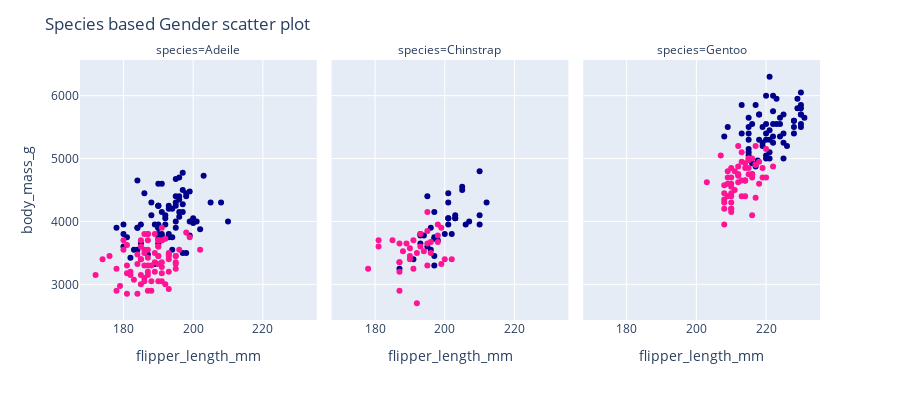

Notebook source saved alongside this figure:
### Code cell
fig = px.scatter(data_frame=dt, x='flipper_length_mm' , y = 'body_mass_g', 
                 facet_col='species', color='sex',
                 color_discrete_map={'Male':'darkblue','Female':'deeppink'}
                 )
fig.update_layout(showlegend = False,height=400,title='Species based Gender scatter plot', 
                  )
fig.show()

### Figure 1 — Plotly figure (JSON) as saved in the notebook; plotly's stock layout.template omitted (floating-point values rounded to 4 significant figures)
{"data": [{"hovertemplate": "sex=Male<br>species=Adeile<br>flipper_length_mm=%{x}<br>body_mass_g=%{y}<extra></extra>", "legendgroup": "Male", "marker": {"color": "darkblue", "symbol": "circle"}, "mode": "markers", "name": "Male", "orientation": "v", "showlegend": true, "type": "scatter", "x": [181, 191.4, 190, 195, 190, 191, 198, 197, 194, 180, 185, 180, 183, 180, 178, 184, 196, 190, 184, 195, 196, 190, 182, 191, 188, 200, 191, 193, 194, 195, 192, 192, 188, 198, 190, 197, 195, 184, 195, 196, 193, 194, 190, 189, 205, 186, 208, 196, 192, 203, 190, 184, 190, 197, 191, 197, 196, 199, 189, 198, 202, 199, 195, 210, 197, 199, 190, 200, 193, 187, 190, 185, 190, 193, 201], "xaxis": "x", "y": [3750.0, 3740.0, 3650, 4675, 4250, 3800, 4400, 4500, 4200, 3600, 3950.0, 3800, 3550, 3950.0, 3900.0, 3900.0, 4150, 3950.0, 4650, 3900.0, 4400, 4600, 3425, 4150, 4300, 4050, 3700.0, 3800, 3750.0, 4400, 4050, 3950.0, 4100, 4450, 3900.0, 4150, 4250, 3900.0, 4000, 4700, 4200, 3550, 3800, 3950.0, 4300, 4450, 4300, 4350, 4100, 4725, 4250, 3550, 3900.0, 4775, 4600, 4275, 4075, 3775, 3325, 3500, 3875, 4000, 4300, 4000, 3500, 4475, 3900.0, 3975.0, 4250, 3475, 3725.0, 3650, 4250, 3750.0, 4000], "yaxis": "y"}, {"hovertemplate": "sex=Male<br>species=Chinstrap<br>flipper_length_mm=%{x}<br>body_mass_g=%{y}<extra></extra>", "legendgroup": "Male", "marker": {"color": "darkblue", "symbol": "circle"}, "mode": "markers", "name": "Male", "orientation": "v", "showlegend": false, "type": "scatter", "x": [196, 193, 197, 197, 198, 194, 201, 201, 197, 195, 191, 193, 197, 200, 205, 201, 203, 195, 210, 205, 210, 196, 201, 212, 187, 201, 203, 197, 203, 202, 206, 207, 193, 210], "xaxis": "x2", "y": [3900.0, 3650, 3725.0, 3750.0, 3700.0, 3775, 4050, 4050, 3300, 4400, 3400, 3800, 4150, 3800, 4550, 4300, 4100, 3600, 4800, 4500, 3950.0, 3550, 4450, 4300, 3250, 3950.0, 4050, 3450, 4050, 3800, 3950.0, 4000, 3775, 4100], "yaxis": "y2"}, {"hovertemplate": "sex=Male<br>species=Gentoo<br>flipper_length_mm=%{x}<br>body_mass_g=%{y}<extra></extra>", "legendgroup": "Male", "marker": {"color": "darkblue", "symbol": "circle"}, "mode": "markers", "name": "Male", "orientation": "v", "showlegend": false, "type": "scatter", "x": [230, 218, 215, 219, 215, 216, 213, 217, 221, 222, 218, 215, 215, 215, 220, 222, 230, 220, 219, 208, 225, 216, 222, 225, 215, 220, 225, 220, 220, 224, 221, 231, 230, 229, 223, 221, 221, 230, 220, 223, 221, 224, 228, 218, 230, 228, 224, 226, 216, 225, 228, 228, 215, 219, 209, 229, 230, 230, 217, 222, 217.6, 222, 213], "xaxis": "x3", "y": [5700, 5700, 5400, 5200, 5150, 5550, 5850, 5850, 6300, 5350, 5700, 5050, 5100, 5650, 5550, 5250, 6050, 5400, 5250, 5350, 5700, 4750, 5550, 5400, 5300, 5300, 5000, 5050, 5000, 5550, 5300, 5650, 5700, 5800, 5550, 5000, 5100, 5800, 6000, 5950, 5450, 5350, 5600, 5300, 5550, 5400, 5650, 5200, 4925, 5250, 5600, 5500, 5500, 5500, 5500, 5950, 5500, 5850, 4875, 6000, 4970, 5750, 5400], "yaxis": "y3"}, {"hovertemplate": "sex=Female<br>species=Adeile<br>flipper_length_mm=%{x}<br>body_mass_g=%{y}<extra></extra>", "legendgroup": "Female", "marker": {"color": "deeppink", "symbol": "circle"}, "mode": "markers", "name": "Female", "orientation": "v", "showlegend": true, "type": "scatter", "x": [186, 195, 193, 181, 193, 186, 180, 182, 185, 195, 184, 174, 189, 187, 187, 172, 178, 188, 195, 180, 181, 182, 186, 185, 179, 190, 186, 190, 187, 186, 181, 185, 185, 184, 195, 190, 190, 196, 190, 191, 187, 189, 187, 191, 189, 190, 202, 185, 187, 190, 178, 192, 183, 193, 199, 181, 198, 193, 191, 188, 189, 187, 176, 186, 191, 191, 190, 193, 187, 191, 185, 193, 188, 192, 184, 195, 187], "xaxis": "x", "y": [3800, 3250, 3450, 3625, 3475, 3300, 3700.0, 3200, 3700.0, 3450, 3325, 3400, 3800, 3800, 3200, 3150, 3250, 3300, 3325, 3550, 3300, 3150, 3100, 3000, 2975, 3450, 3500, 3450, 2900, 3550, 2850, 3150, 3600, 2850, 3350, 3050, 3600, 3550, 3700.0, 3700.0, 3550, 3200, 3800, 3350, 3500, 3600, 3550, 3400, 3300, 3700.0, 2900, 3725.0, 3075, 2925, 3750.0, 3175, 3825, 3200, 3900.0, 2900, 3350, 3150, 3450, 3050, 3275, 3050, 3325, 3500, 3425, 3175, 3400, 3400, 3050, 3000, 3475, 3450, 3700.0], "yaxis": "y"}, {"hovertemplate": "sex=Female<br>species=Chinstrap<br>flipper_length_mm=%{x}<br>body_mass_g=%{y}<extra></extra>", "legendgroup": "Female", "marker": {"color": "deeppink", "symbol": "circle"}, "mode": "markers", "name": "Female", "orientation": "v", "showlegend": false, "type": "scatter", "x": [192, 188, 198, 178, 195, 193, 185, 190, 181, 190, 181, 187, 195, 200, 191, 187, 187, 199, 195, 192, 187, 196, 196, 190, 198, 199, 193, 187, 191, 194, 189, 195, 202, 198], "xaxis": "x2", "y": [3500, 3525, 3950.0, 3250, 4150, 3800, 3700.0, 3575, 3700.0, 3450, 3600, 2900, 3300, 3400, 3700.0, 3200, 3350, 3900.0, 3850, 2700, 3650, 3500, 3675.0, 3400, 3675.0, 3325, 3600, 3350, 3250, 3525, 3650, 3650, 3400, 3775], "yaxis": "y2"}, {"hovertemplate": "sex=Female<br>species=Gentoo<br>flipper_length_mm=%{x}<br>body_mass_g=%{y}<extra></extra>", "legendgroup": "Female", "marker": {"color": "deeppink", "symbol": "circle"}, "mode": "markers", "name": "Female", "orientation": "v", "showlegend": false, "type": "scatter", "x": [211, 210, 210, 211, 209, 214, 214, 210, 210, 209, 215, 213, 215, 216, 210, 209, 207, 220, 213, 208, 208, 210, 217, 210, 213, 210, 210, 217, 208, 208, 208, 214, 219, 214, 220, 216, 217, 216, 209, 215, 212, 212, 212, 218, 212, 218, 212, 214, 222, 203, 219, 215, 216, 210, 208, 216, 213, 217, 214, 215, 212], "xaxis": "x3", "y": [4500, 4450, 4550, 4800, 4400, 4650, 4650, 4200, 4150, 4800, 5000, 4400, 5000, 4100, 4600, 4700, 5050, 5150, 4950, 4350, 3950.0, 4300, 4900, 4200, 5100, 4850, 4400, 4900, 4300, 4450, 4200, 4400, 4700, 4650, 4700, 4750, 5200, 4700, 4600, 4750, 4625, 4725, 4750, 4600, 4875, 4950, 4750, 4850, 4875, 4625, 4850, 4975, 4725, 4700, 4575, 5000, 4650, 4375, 4925, 4850, 5200], "yaxis": "y3"}], "layout": {"annotations": [{"font": {}, "showarrow": false, "text": "species=Adeile", "x": 0.16, "xanchor": "center", "xref": "paper", "y": 1, "yanchor": "bottom", "yref": "paper"}, {"font": {}, "showarrow": false, "text": "species=Chinstrap", "x": 0.5, "xanchor": "center", "xref": "paper", "y": 1, "yanchor": "bottom", "yref": "paper"}, {"font": {}, "showarrow": false, "text": "species=Gentoo", "x": 0.84, "xanchor": "center", "xref": "paper", "y": 1, "yanchor": "bottom", "yref": "paper"}], "height": 400, "legend": {"title": {"text": "sex"}, "tracegroupgap": 0}, "margin": {"t": 60}, "showlegend": false, "title": {"text": "Species based Gender scatter plot"}, "xaxis": {"anchor": "y", "domain": [0, 0.32], "title": {"text": "flipper_length_mm"}}, "xaxis2": {"anchor": "y2", "domain": [0.34, 0.66], "matches": "x", "title": {"text": "flipper_length_mm"}}, "xaxis3": {"anchor": "y3", "domain": [0.68, 1.0], "matches": "x", "title": {"text": "flipper_length_mm"}}, "yaxis": {"anchor": "x", "domain": [0, 1], "title": {"text": "body_mass_g"}}, "yaxis2": {"anchor": "x2", "domain": [0, 1], "matches": "y", "showticklabels": false}, "yaxis3": {"anchor": "x3", "domain": [0, 1], "matches": "y", "showticklabels": false}}}
